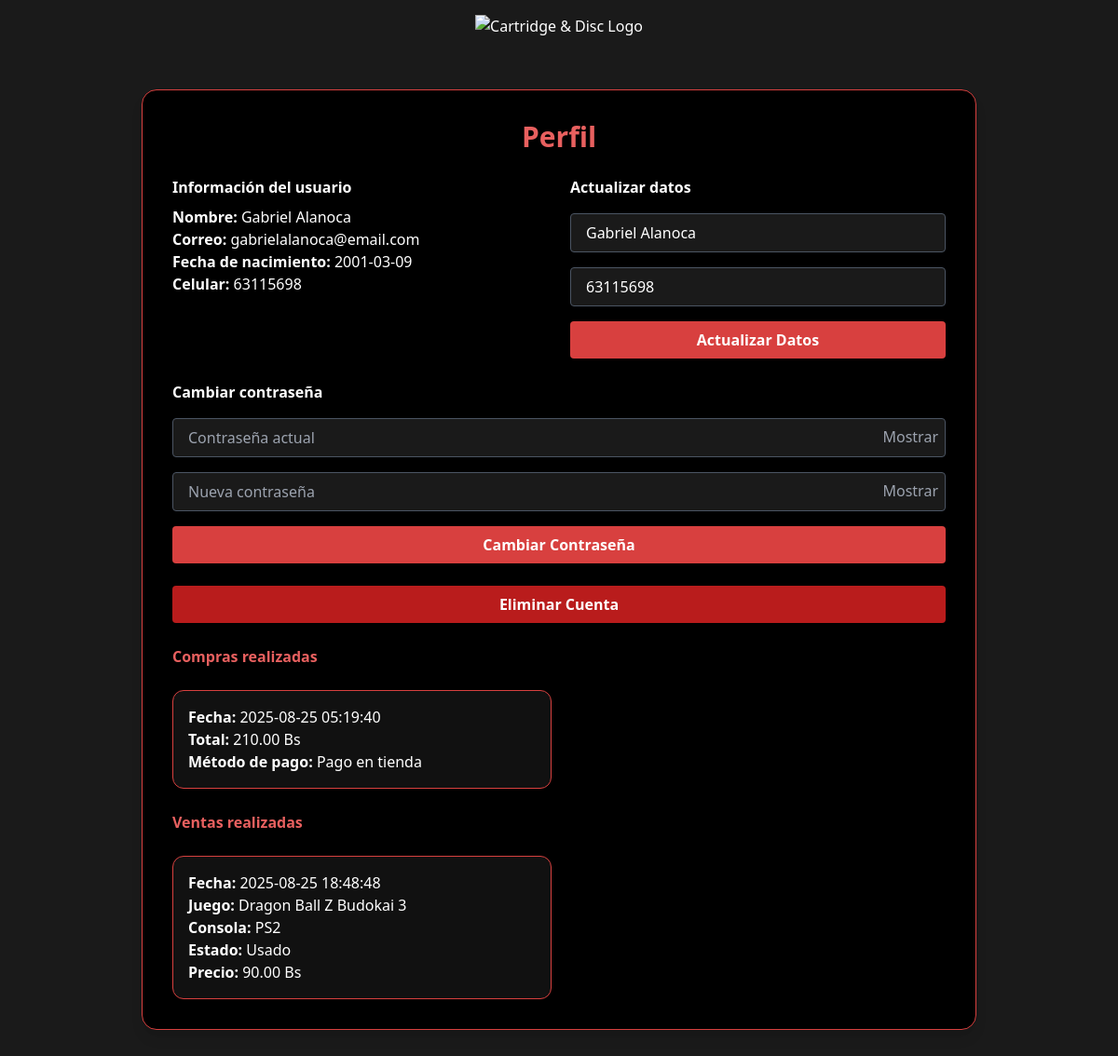
The app's page /perfil.php (signed in) with its own data.
### tables this page shows
CREATE TABLE users (
    id INTEGER PRIMARY KEY AUTOINCREMENT,
    nombre TEXT NOT NULL,
    email TEXT NOT NULL UNIQUE,
    password TEXT NOT NULL,
    fecha_nacimiento TEXT,
    celular TEXT
);

CREATE TABLE orders (
    id INTEGER PRIMARY KEY AUTOINCREMENT,
    user_id INTEGER NOT NULL,
    items TEXT,
    total REAL,
    payment_method TEXT,
    fecha_hora TEXT,
    FOREIGN KEY (user_id) REFERENCES users(id) ON DELETE CASCADE
);

CREATE TABLE ventas (
    id INTEGER PRIMARY KEY AUTOINCREMENT,
    user_id INTEGER,
    nombre TEXT,
    email TEXT,
    celular TEXT,
    consola TEXT,
    juego TEXT,
    estado TEXT,
    precio_sugerido REAL,
    foto TEXT,
    fecha_hora TEXT,
    FOREIGN KEY (user_id) REFERENCES users(id) ON DELETE SET NULL
);

### perfil.php (the view, shortened to what this page needs)
<?php
require 'db.php';
$user_id = $_SESSION['user_id'];
$stmt = $db->prepare("SELECT nombre, email, fecha_nacimiento, celular, password FROM users WHERE id = ?");
$stmt->execute([$user_id]);
$user = $stmt->fetch(PDO::FETCH_ASSOC);
$stmt = $db->prepare("SELECT id, total, payment_method, fecha_hora FROM orders WHERE user_id = ? ORDER BY fecha_hora DESC");
$stmt->execute([$user_id]);
$orders = $stmt->fetchAll(PDO::FETCH_ASSOC);
$stmt = $db->prepare("SELECT id, juego, consola, estado, precio_sugerido, fecha_hora FROM ventas WHERE user_id = ? ORDER BY fecha_hora DESC");
$stmt->execute([$user_id]);
$sales = $stmt->fetchAll(PDO::FETCH_ASSOC);
?>
<!DOCTYPE html>
<html lang="es">
<head>
<script src="https://cdn.tailwindcss.com"></script>
</head>
<body class="bg-[var(--bg-dark)] text-white font-sans">
<header class="flex justify-center pt-4">
  <a href="index.php" class="hover:scale-110 transition">
    <img src="img/logo_normal.webp" alt="Cartridge & Disc Logo" class="h-12">
  </a>
</header>
<section class="flex items-center justify-center py-8">
  <div class="bg-[#000] p-8 rounded-2xl shadow-lg w-full max-w-4xl border border-[var(--primary-red)] space-y-6">
    <h2 class="text-3xl font-bold mb-6 text-center text-[var(--light-red)]">Perfil</h2>
    <div class="grid grid-cols-1 md:grid-cols-2 gap-6">
      <div>
        <h3 class="font-semibold mb-2">Información del usuario</h3>
        <p><strong>Nombre:</strong> <?= htmlspecialchars($user['nombre']) ?></p>
        <p><strong>Correo:</strong> <?= htmlspecialchars($user['email']) ?></p>
        <p><strong>Fecha de nacimiento:</strong> <?= htmlspecialchars($user['fecha_nacimiento']) ?></p>
        <p><strong>Celular:</strong> <?= htmlspecialchars($user['celular']) ?></p>
      </div>
      <div>
        <form method="POST" class="space-y-4">
          <h3 class="font-semibold">Actualizar datos</h3>
          <input type="text" name="nombre" value="<?= htmlspecialchars($user['nombre']) ?>" placeholder="Nombre completo" class="w-full px-4 py-2 rounded bg-[#1a1a1a] border border-gray-600 focus:border-[var(--primary-red)] focus:ring-2 focus:ring-[var(--primary-red)]" required>
          <input type="text" name="celular" value="<?= htmlspecialchars($user['celular']) ?>" placeholder="Celular" class="w-full px-4 py-2 rounded bg-[#1a1a1a] border border-gray-600 focus:border-[var(--primary-red)] focus:ring-2 focus:ring-[var(--primary-red)]" required>
          <button type="submit" name="update_info" class="w-full bg-[var(--primary-red)] py-2 rounded font-bold hover:bg-[var(--light-red)] transition">Actualizar Datos</button>
        </form>
      </div>
    </div>
    <form method="POST" class="space-y-4 mt-4">
      <h3 class="font-semibold">Cambiar contraseña</h3>
      <div class="relative">
        <input type="password" id="current_password" name="current_password" placeholder="Contraseña actual" class="w-full px-4 py-2 rounded bg-[#1a1a1a] border border-gray-600 focus:border-[var(--primary-red)] focus:ring-2 focus:ring-[var(--primary-red)]" required>
        <button type="button" id="toggleCurrent" class="absolute right-2 top-2 text-gray-400 hover:text-white">Mostrar</button>
      </div>
      <div class="relative">
        <input type="password" id="new_password" name="new_password" placeholder="Nueva contraseña" class="w-full px-4 py-2 rounded bg-[#1a1a1a] border border-gray-600 focus:border-[var(--primary-red)] focus:ring-2 focus:ring-[var(--primary-red)]" required>
        <button type="button" id="toggleNew" class="absolute right-2 top-2 text-gray-400 hover:text-white">Mostrar</button>
      </div>
      <button type="submit" name="update_password" class="w-full bg-[var(--primary-red)] py-2 rounded font-bold hover:bg-[var(--light-red)] transition">Cambiar Contraseña</button>
    </form>
    <form method="POST" class="mt-4">
      <button type="submit" name="delete_account" onclick="return confirm('¿Estás seguro de eliminar tu cuenta?');" class="w-full bg-red-700 py-2 rounded font-bold hover:bg-red-600 transition">Eliminar Cuenta</button>
    </form>
    <h3 class="font-semibold mt-6 mb-2 text-[var(--light-red)]">Compras realizadas</h3>
    <div class="grid grid-cols-1 sm:grid-cols-2 gap-4 max-h-64 overflow-y-auto">
      <?php if($orders): ?>
        <?php foreach($orders as $o): ?>
          <div class="bg-[#111] p-4 rounded-xl border border-[var(--primary-red)] shadow-md">
            <p><strong>Fecha:</strong> <?= htmlspecialchars($o['fecha_hora']) ?></p>
            <p><strong>Total:</strong> <?= number_format($o['total'],2) ?> Bs</p>
            <p><strong>Método de pago:</strong> <?= htmlspecialchars($o['payment_method']) ?></p>
          </div>
        <?php endforeach; ?>
      <?php else: ?>
        <p class="text-gray-400">No hay compras registradas.</p>
      <?php endif; ?>
    </div>
    <h3 class="font-semibold mt-6 mb-2 text-[var(--light-red)]">Ventas realizadas</h3>
    <div class="grid grid-cols-1 sm:grid-cols-2 gap-4 max-h-64 overflow-y-auto">
      <?php if($sales): ?>
        <?php foreach($sales as $s): ?>
          <div class="bg-[#111] p-4 rounded-xl border border-[var(--primary-red)] shadow-md">
            <p><strong>Fecha:</strong> <?= htmlspecialchars($s['fecha_hora']) ?></p>
            <p><strong>Juego:</strong> <?= htmlspecialchars($s['juego']) ?></p>
            <p><strong>Consola:</strong> <?= htmlspecialchars($s['consola']) ?></p>
            <p><strong>Estado:</strong> <?= htmlspecialchars($s['estado']) ?></p>
            <p><strong>Precio:</strong> <?= number_format($s['precio_sugerido'],2) ?> Bs</p>
          </div>
        <?php endforeach; ?>
      <?php else: ?>
        <p class="text-gray-400">No hay ventas registradas.</p>
      <?php endif; ?>
    </div>
  </div>
</section>
</body>
</html>

### perfil.php (style rules this page uses)
:root { --primary-red: #d8403f; --bg-dark: #1a1a1a; --light-red: #e8605f; }

### records on screen
users: nombre "Gabriel Alanoca", email "gabrielalanoca@email.com", fecha_nacimiento "2001-03-09", celular "63115698"
orders: fecha_hora "2025-08-25 05:19:40", total "210.00", payment_method "Pago en tienda"
ventas: fecha_hora "2025-08-25 18:48:48", juego "Dragon Ball Z Budokai 3", consola "PS2", estado "Usado", precio_sugerido "90.00"
